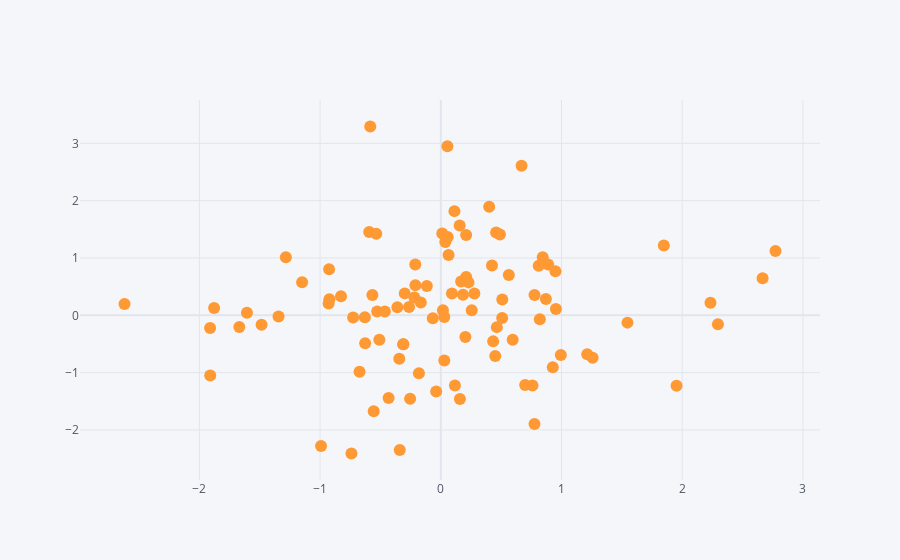

Notebook code cell kept with this figure:
### Code cell
df.iplot(x='A',y='B',mode='markers')
